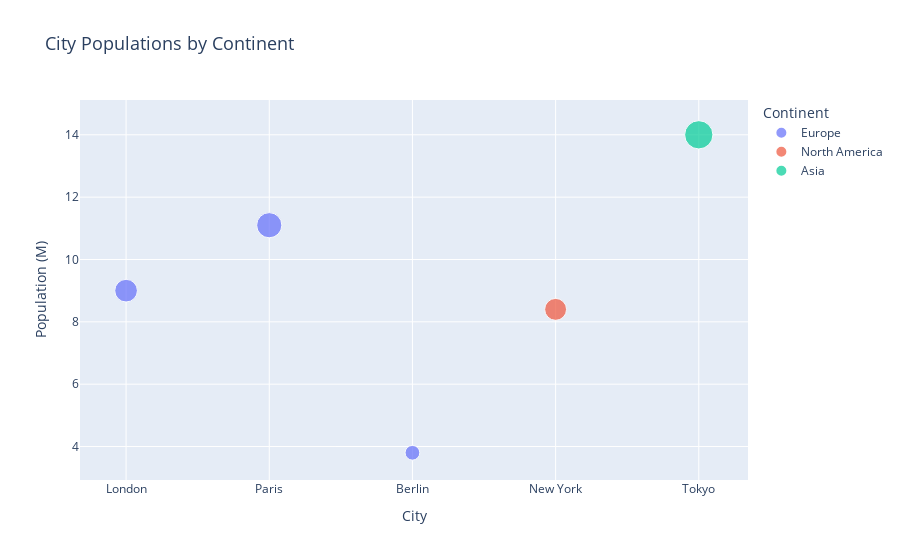

Notebook cell for this chart:
### Markdown cell above
## Example 6: Interactive Plot

### Code cell
import plotly.express as px
import pandas as pd

# Sample data
data = {
    "City": ["London", "Paris", "Berlin", "New York", "Tokyo"],
    "Population (M)": [9.0, 11.1, 3.8, 8.4, 14.0],
    "Continent": ["Europe", "Europe", "Europe", "North America", "Asia"]
}
df = pd.DataFrame(da mmta)

# Create an interactive scatter plot
fig = px.scatter(
    df,
    x="City",
    y="Population (M)",
    color="Continent",
    size="Population (M)",
    title="City Populations by Continent",
)

fig.update_layout(
    title_font_size=18,
    hovermode="closest",
    showlegend=True,
    legend_title_text="Continent"
)

fig.show()

### Figure 1 — Plotly figure (JSON) as saved in the notebook; plotly's stock layout.template omitted (floating-point values rounded to 4 significant figures)
{"data": [{"hovertemplate": "Continent=Europe<br>City=%{x}<br>Population (M)=%{marker.size}<extra></extra>", "legendgroup": "Europe", "marker": {"color": "#636efa", "size": [9, 11.1, 3.8], "sizemode": "area", "sizeref": 0.035, "symbol": "circle"}, "mode": "markers", "name": "Europe", "orientation": "v", "showlegend": true, "type": "scatter", "x": ["London", "Paris", "Berlin"], "xaxis": "x", "y": [9, 11.1, 3.8], "yaxis": "y"}, {"hovertemplate": "Continent=North America<br>City=%{x}<br>Population (M)=%{marker.size}<extra></extra>", "legendgroup": "North America", "marker": {"color": "#EF553B", "size": [8.4], "sizemode": "area", "sizeref": 0.035, "symbol": "circle"}, "mode": "markers", "name": "North America", "orientation": "v", "showlegend": true, "type": "scatter", "x": ["New York"], "xaxis": "x", "y": [8.4], "yaxis": "y"}, {"hovertemplate": "Continent=Asia<br>City=%{x}<br>Population (M)=%{marker.size}<extra></extra>", "legendgroup": "Asia", "marker": {"color": "#00cc96", "size": [14], "sizemode": "area", "sizeref": 0.035, "symbol": "circle"}, "mode": "markers", "name": "Asia", "orientation": "v", "showlegend": true, "type": "scatter", "x": ["Tokyo"], "xaxis": "x", "y": [14], "yaxis": "y"}], "layout": {"hovermode": "closest", "legend": {"itemsizing": "constant", "title": {"text": "Continent"}, "tracegroupgap": 0}, "showlegend": true, "title": {"font": {"size": 18}, "text": "City Populations by Continent"}, "xaxis": {"anchor": "y", "domain": [0, 1], "title": {"text": "City"}}, "yaxis": {"anchor": "x", "domain": [0, 1], "title": {"text": "Population (M)"}}}}
